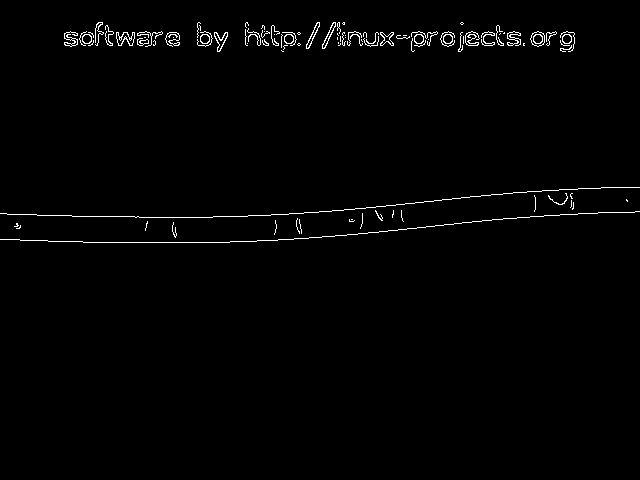
#> input picture canny1.png, 640 x 480 px
$ jupyter execute find_countour.ipynb   (older library calls are emulated)
#> lines starting #> are read from the running program, lines starting #| are printed output that depends on the picture; after the words box and inside, x2 and y2 are one past the last pixel; in counts of white or black regions, pixels touching at a corner belong together
[cell 1]
import cv2
import numpy as np
import matplotlib.pyplot as plt
import matplotlib.image as mpimg

[cell 2]
def sort_contours(cnts, method="left-to-right"):
    # initialize the reverse flag and sort index
    reverse = False
    i = 0

    # handle if we need to sort in reverse
    if method == "right-to-left" or method == "bottom-to-top":
        reverse = True

    # handle if we are sorting against the y-coordinate rather than
    # the x-coordinate of the bounding box
    if method == "top-to-bottom" or method == "bottom-to-top":
        i = 1

    # construct the list of bounding boxes and sort them from top to
    # bottom
    boundingBoxes = [cv2.boundingRect(c) for c in cnts]
    (cnts, boundingBoxes) = zip(*sorted(zip(cnts, boundingBoxes),
        key=lambda b:b[1][i], reverse=reverse))

    # return the list of sorted contours and bounding boxes
    return (cnts, boundingBoxes)

[cell 3]
def get_centres(cnts):
    centres = []

    for i in range(len(cnts)):
        moments = cv2.moments(cnts[i])
        if moments['m10'] == 0 or moments['m00'] == 0 or moments['m01'] == 0:
            continue

        centres.append((int(moments['m10']/moments['m00']),
                        int(moments['m01']/moments['m00'])))

    return centres

[cell 4]
img = cv2.imread('canny1.png')
#> img is the input picture: shape (480, 640, 3); 1.2% white in thin lines or dots, all inside (x1, y1, x2, y2) = (0, 22, 640, 243)
img = cv2.cvtColor(img, cv2.COLOR_BGR2GRAY)
res = cv2.resize(img, None,fx=2, fy=2, interpolation = cv2.INTER_CUBIC)
res = res[300:600][:].copy() #ROI
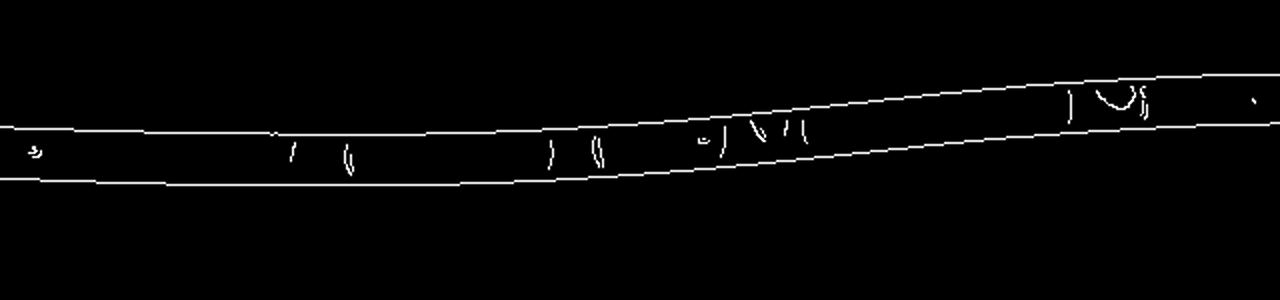
#> res: shape (300, 1280); min 0, max 255, mean 4.7

_, cnts, _ = cv2.findContours(res, cv2.RETR_CCOMP, cv2.CHAIN_APPROX_TC89_KCOS)
#> cnts = 47 contours, 31 with area under 20; largest, box (x1, y1, x2, y2) and area: (0, 71, 1280, 145) 5172, (0, 119, 1280, 189) 4807, (1093, 83, 1139, 113) 383, (589, 133, 607, 171) 330, (1137, 83, 1151, 123) 249
cnts, _ = sort_contours(cnts, method="left-to-right")
#> in sort_contours, `boundingBoxes = [cv2.boundingRect(c) for c in cnts]`: boundingBoxes = 47 items, first 6: (25, 143, 20, 18), (40, 158, 1, 1), (36, 155, 1, 1), (37, 154, 1, 1), (38, 153, 1, 1), (341, 141, 16, 38)
#> in sort_contours, `(cnts, boundingBoxes) = zip(*sorted(zip(cnts, boundingBoxes), key=lamb..`: boundingBoxes = 47 items, first 6: (0, 119, 1280, 70), (0, 71, 1280, 74), (25, 143, 20, 18), (36, 155, 1, 1), (37, 154, 1, 1), (38, 153, 1, 1)
cnts = [cv2.approxPolyDP(cnt, 4, True) for cnt in cnts]
#> cnts = 47 contours, 32 with area under 20; largest, box (x1, y1, x2, y2) and area: (0, 71, 1280, 145) 8450, (0, 121, 1280, 189) 6668, (1093, 83, 1139, 113) 496, (591, 133, 606, 171) 406, (1137, 83, 1151, 123) 329
centres = get_centres(cnts)
#> the loop in get_centres, `for i in range(len(cnts)):` made 47 passes
#> after the loop in get_centres, `for i in range(len(cnts)):`: centres = [(577, 167), (559, 116), (35, 152), (292, 152), (347, 158), (550, 156), (597, 152), (702, 140), (723, 140), (785, 127), (803, 130), (1069, 106), (1117, 99), (1143, 103), (1253, 100)]

res = cv2.cvtColor(res, cv2.COLOR_GRAY2BGR)
#> res: shape (300, 1280, 3)

for idx in range(1, len(centres),2):
    length = np.array(centres[idx]) - np.array(centres[idx-1])

    if length[0] < 0:
        continue

    cv2.circle(res, centres[idx-1], 1, (0,255,0), 5)
    cv2.circle(res, centres[idx], 1, (0,255,0), 5)
    cv2.line(res, centres[idx-1], centres[idx], (0,255,0), 1)

    point = centres[idx-1]
    cv2.putText(res, str(length[0]*0.008)+"cm", tuple([point[0], point[1]+50]),
                cv2.FONT_HERSHEY_SIMPLEX, 0.9, (0, 255, 255), thickness=1)
#> this loop made 7 passes
#> (idx, length, point) on passes 2 to 7: (3, [257, 0], (35, 152)), (5, [203, -2], (347, 158)), (7, [105, -12], (597, 152)), (9, [62, -13], (723, 140)), (11, [266, -24], (803, 130)), (13, [26, 4], (1117, 99))
#> length on pass 1: [-18, -51]
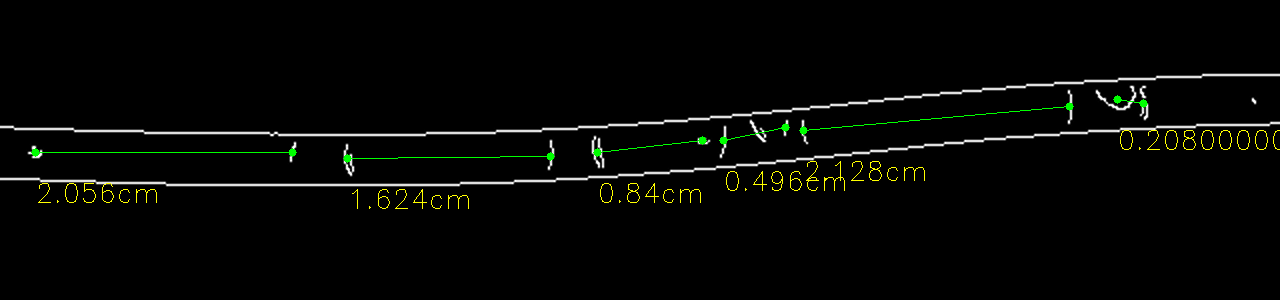
#> res: shape (300, 1280, 3); mean B, G, R 4.5, 6.7, 5.7

[cell 5]
cv2.imwrite('contours.png', res)
#> Out = True
